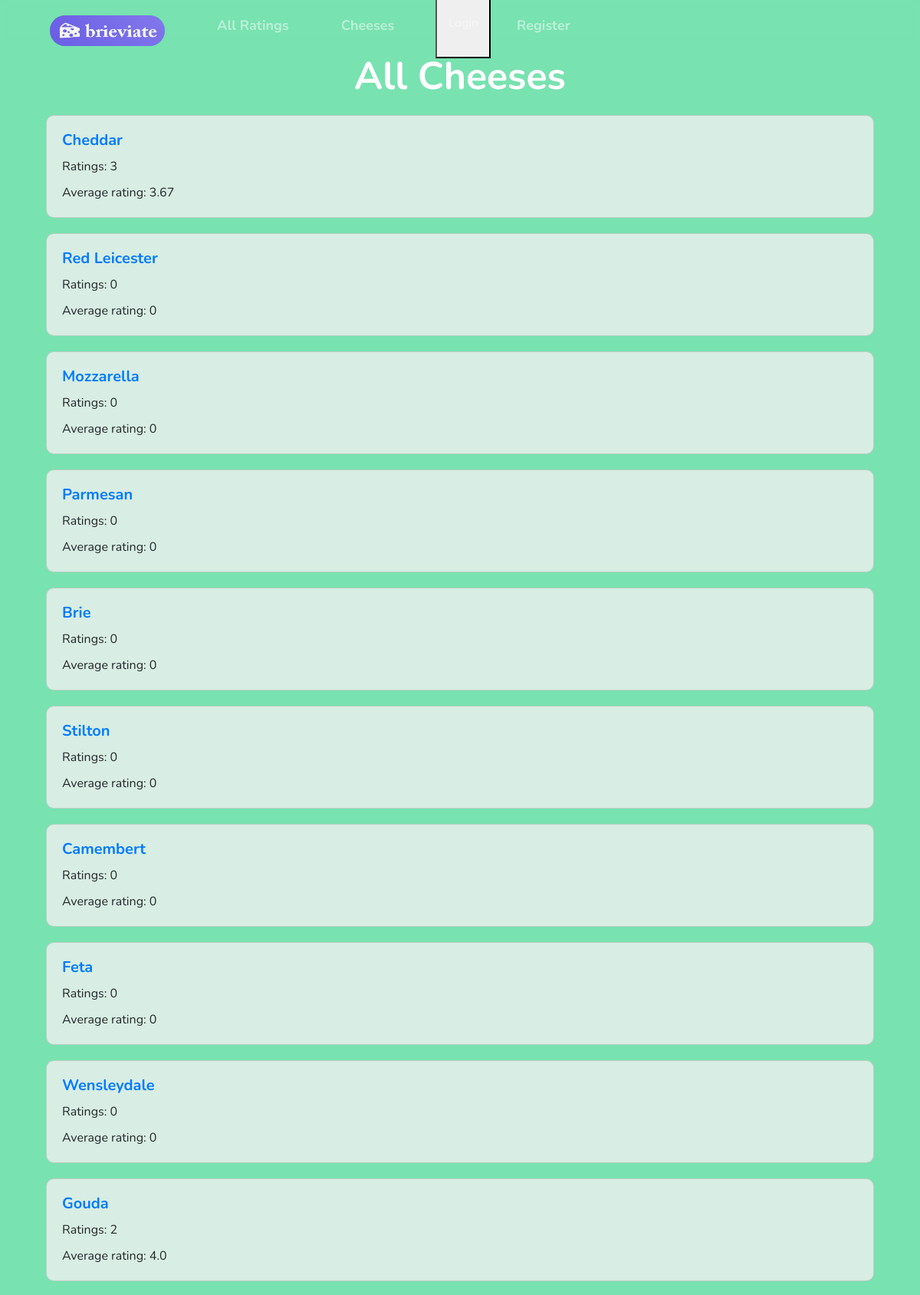
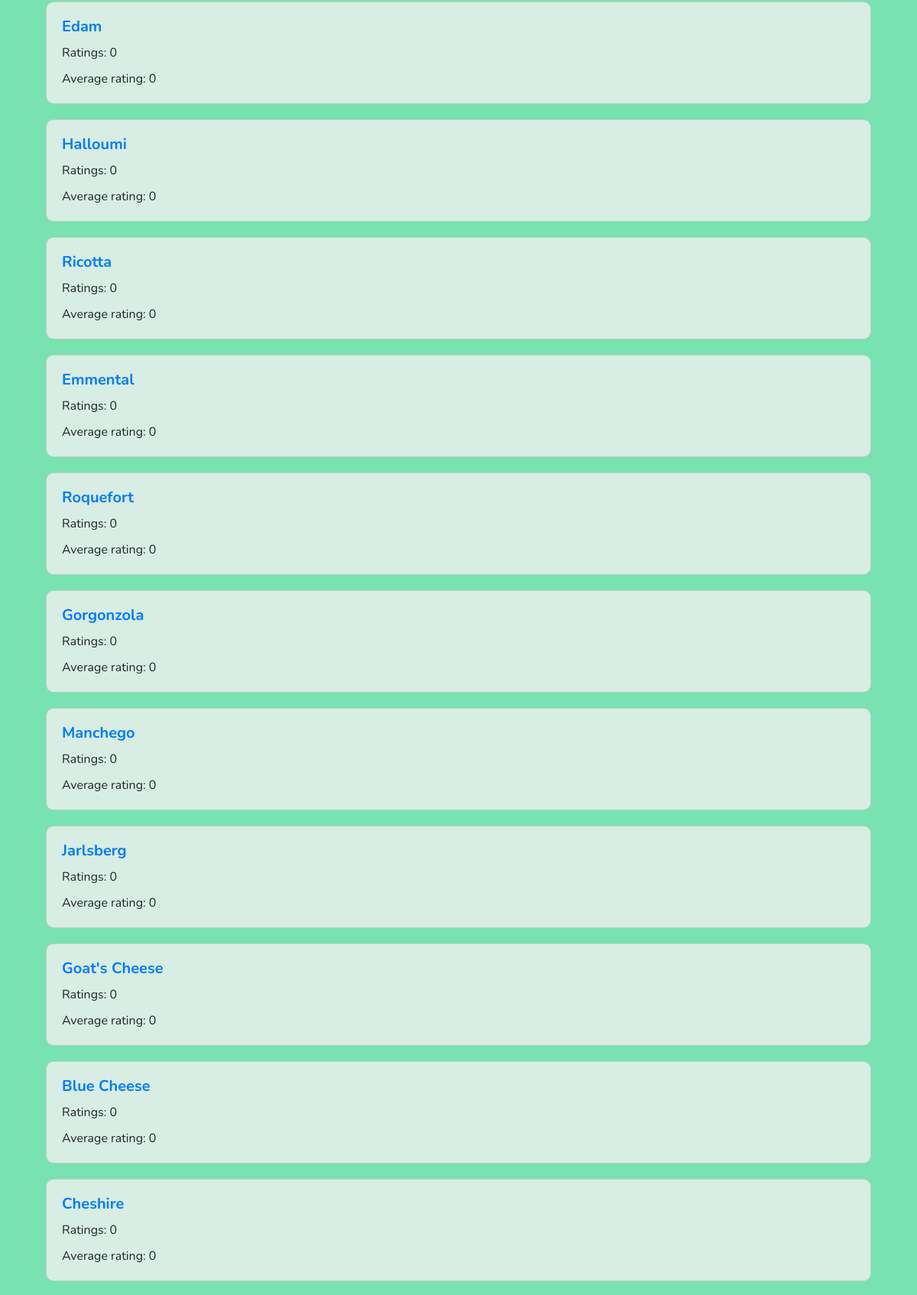
Screenshot of /all_cheeses (upper part) with the database file from the repository (2 pictures, top to bottom).
### app/models.py (models this page shows, shortened)
class Cheese(db.Model):
    id = db.Column(db.Integer, primary_key=True)
    name = db.Column(db.String(64), index=True, unique=False)

### app/cheeses.py (the view)
@cheeses.route('/all_cheeses')
def all_cheeses():
    cheeses_original=Cheese.query.all()
    cheeses=[]
    for entry in cheeses_original:
        cheese = {}
        cheese['id']=entry.id
        cheese['name']=entry.name
        cheese['ratings']=Review.query.filter_by(cheese_id=entry.id).count()
        if cheese['ratings'] == 0:
            cheese['average_rating']=0
        else:
            average_rating = Review.query.filter_by(cheese_id=entry.id).with_entities(db.func.avg(Review.rating)).first()[0]
            cheese['average_rating'] = round(average_rating, 2)
        cheeses.append(cheese)
    return render_template('all_cheeses.html', cheeses=cheeses, title='All Cheeses')

### app/__init__.py (called while the page is built)
@app.before_request
def initial_setup():
    filename = app.static_folder + '/cheeses.txt'
    get_cheeses(filename)

### app/get_cheeses.py (called while the page is built)
def get_cheeses(filename):
    with open(filename, 'r') as file:
        cheeses = file.readlines()
        for cheese_name in cheeses:
            cheese_name = cheese_name.strip()
            existing_cheese = Cheese.query.filter_by(name=cheese_name).first()
            if not existing_cheese:
                cheese = Cheese(name=cheese_name)
                db.session.add(cheese)
        db.session.commit()

### app/templates/all_cheeses.html
{% extends "base.html" %}
{% block content %}
<div class="container">
    <h1 class="page-title">All Cheeses</h1>
    <div class="container-fluid">
        <div class="row">
            <div class="col-12">
                {% for cheese in cheeses %}
                <div class="card">
                    <div class="card-body">
                        <h5 class="card-text-cheese"><a href="{{ url_for ('cheeses.cheese_profile', cheese=cheese.name.lower().replace(' ', '-')) }}">{{ cheese.name }}</a></h5>
                        <p class="card-text">Ratings: {{ cheese.ratings }}</p>
                        <p class="card-text">Average rating: {{ cheese.average_rating }}</p>
                    </div>
                </div>
                {% endfor %}
            </div>
        </div>
    </div>
</div>
{% endblock %}

### app/static/formatting.css (style rules this page uses)
.page-title { color: #ffffff; font-size: 50px; text-align: center; font-weight: bold; margin-bottom: 20px; }
.card { background-color: rgba(240, 240, 240, 0.8); backdrop-filter: blur(5px); border-radius: 10px; margin-bottom: 20px; }
.card-body { padding: 20px; }
.card-text { margin-bottom: 10px; }
.card-text-cheese { font-size: 20px; font-weight:bold; margin-bottom: 10px; }
body { background-color: #78e2b0; font-family: 'Nunito'; font-size: 16px; }

### rows the page displays
Cheese: name "Cheddar", ratings "3", average_rating "3.67"
Cheese: name "Red Leicester", ratings "0", average_rating "0"
Cheese: name "Mozzarella", ratings "0", average_rating "0"
Cheese: name "Parmesan", ratings "0", average_rating "0"
Cheese: name "Brie", ratings "0", average_rating "0"
Cheese: name "Stilton", ratings "0", average_rating "0"
Cheese: name "Camembert", ratings "0", average_rating "0"
Cheese: name "Feta", ratings "0", average_rating "0"
Cheese: name "Wensleydale", ratings "0", average_rating "0"
Cheese: name "Gouda", ratings "2", average_rating "4.0"
Cheese: name "Edam", ratings "0", average_rating "0"
Cheese: name "Halloumi", ratings "0", average_rating "0"
Cheese: name "Ricotta", ratings "0", average_rating "0"
Cheese: name "Emmental", ratings "0", average_rating "0"
Cheese: name "Roquefort", ratings "0", average_rating "0"
Cheese: name "Gorgonzola", ratings "0", average_rating "0"
Cheese: name "Manchego", ratings "0", average_rating "0"
Cheese: name "Jarlsberg", ratings "0", average_rating "0"
Cheese: name "Goat's Cheese", ratings "0", average_rating "0"
Cheese: name "Blue Cheese", ratings "0", average_rating "0"
Cheese: name "Cheshire", ratings "0", average_rating "0"
